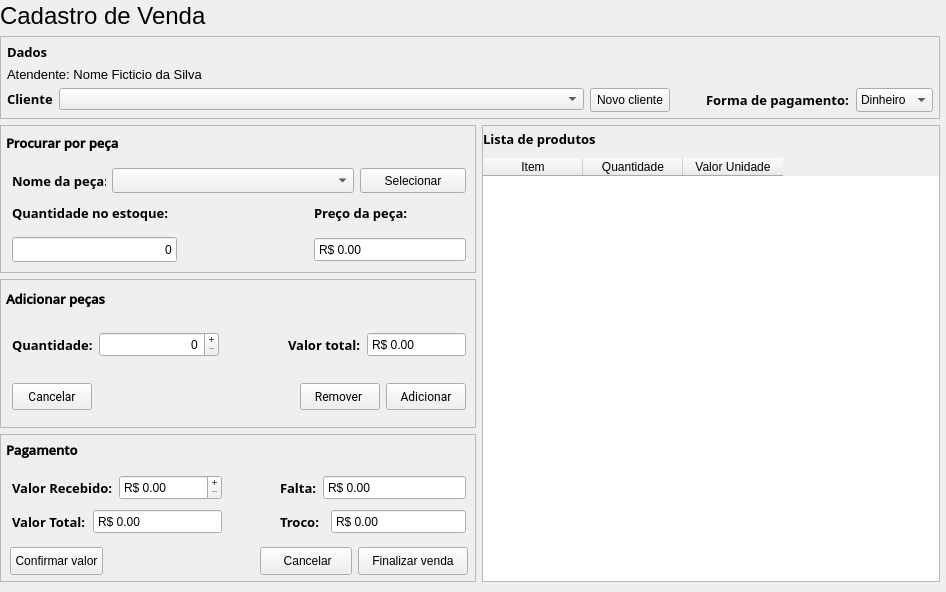
<?xml version="1.0" encoding="UTF-8"?>
<ui version="4.0">
 <class>Form</class>
 <widget class="QWidget" name="Form">
  <property name="geometry">
   <rect>
    <x>0</x>
    <y>0</y>
    <width>946</width>
    <height>592</height>
   </rect>
  </property>
  <property name="windowTitle">
   <string>Form</string>
  </property>
  <layout class="QVBoxLayout" name="verticalLayout_9">
   <property name="leftMargin">
    <number>0</number>
   </property>
   <property name="topMargin">
    <number>2</number>
   </property>
   <property name="rightMargin">
    <number>6</number>
   </property>
   <property name="bottomMargin">
    <number>4</number>
   </property>
   <item>
    <widget class="QLabel" name="title">
     <property name="font">
      <font>
       <family>MS Shell Dlg 2</family>
       <pointsize>18</pointsize>
      </font>
     </property>
     <property name="text">
      <string>Cadastro de Venda</string>
     </property>
    </widget>
   </item>
   <item>
    <widget class="QFrame" name="frame_data">
     <property name="frameShape">
      <enum>QFrame::StyledPanel</enum>
     </property>
     <property name="frameShadow">
      <enum>QFrame::Raised</enum>
     </property>
     <layout class="QVBoxLayout" name="verticalLayout_3">
      <property name="leftMargin">
       <number>6</number>
      </property>
      <property name="topMargin">
       <number>6</number>
      </property>
      <property name="rightMargin">
       <number>6</number>
      </property>
      <property name="bottomMargin">
       <number>6</number>
      </property>
      <item>
       <widget class="QLabel" name="label_13">
        <property name="font">
         <font>
          <family>Segoe UI Semilight</family>
          <pointsize>10</pointsize>
          <weight>75</weight>
          <bold>true</bold>
         </font>
        </property>
        <property name="text">
         <string>Dados</string>
        </property>
       </widget>
      </item>
      <item>
       <widget class="QLabel" name="attendantLabel">
        <property name="font">
         <font>
          <family>Segoe UI</family>
          <pointsize>10</pointsize>
         </font>
        </property>
        <property name="text">
         <string>Atendente: Nome Ficticio da Silva</string>
        </property>
       </widget>
      </item>
      <item>
       <layout class="QHBoxLayout" name="horizontalLayout_2">
        <item>
         <layout class="QFormLayout" name="layout_customer">
          <item row="0" column="0">
           <widget class="QLabel" name="customerLabel">
            <property name="font">
             <font>
              <family>Segoe UI Semibold</family>
              <pointsize>10</pointsize>
              <weight>75</weight>
              <bold>true</bold>
             </font>
            </property>
            <property name="text">
             <string>Cliente</string>
            </property>
           </widget>
          </item>
          <item row="0" column="1">
           <widget class="QComboBox" name="customer">
            <property name="sizePolicy">
             <sizepolicy hsizetype="MinimumExpanding" vsizetype="Fixed">
              <horstretch>0</horstretch>
              <verstretch>0</verstretch>
             </sizepolicy>
            </property>
            <property name="minimumSize">
             <size>
              <width>0</width>
              <height>0</height>
             </size>
            </property>
           </widget>
          </item>
         </layout>
        </item>
        <item>
         <widget class="QPushButton" name="Btn_newCustomer">
          <property name="minimumSize">
           <size>
            <width>78</width>
            <height>24</height>
           </size>
          </property>
          <property name="font">
           <font>
            <pointsize>9</pointsize>
           </font>
          </property>
          <property name="text">
           <string>Novo cliente</string>
          </property>
         </widget>
        </item>
        <item>
         <widget class="QFrame" name="frame_form_of_payment">
          <layout class="QHBoxLayout" name="frame_formOfPayment">
           <property name="spacing">
            <number>7</number>
           </property>
           <property name="leftMargin">
            <number>0</number>
           </property>
           <property name="topMargin">
            <number>0</number>
           </property>
           <property name="rightMargin">
            <number>0</number>
           </property>
           <property name="bottomMargin">
            <number>0</number>
           </property>
           <item>
            <spacer name="horizontalSpacer_3">
             <property name="orientation">
              <enum>Qt::Horizontal</enum>
             </property>
             <property name="sizeType">
              <enum>QSizePolicy::Preferred</enum>
             </property>
             <property name="sizeHint" stdset="0">
              <size>
               <width>30</width>
               <height>20</height>
              </size>
             </property>
            </spacer>
           </item>
           <item>
            <widget class="QLabel" name="form_of_payment_Label">
             <property name="font">
              <font>
               <family>Segoe UI Semibold</family>
               <pointsize>10</pointsize>
               <weight>75</weight>
               <bold>true</bold>
              </font>
             </property>
             <property name="text">
              <string>Forma de pagamento:</string>
             </property>
            </widget>
           </item>
           <item>
            <widget class="QComboBox" name="form_of_payment">
             <property name="sizePolicy">
              <sizepolicy hsizetype="Preferred" vsizetype="Fixed">
               <horstretch>0</horstretch>
               <verstretch>0</verstretch>
              </sizepolicy>
             </property>
             <property name="minimumSize">
              <size>
               <width>66</width>
               <height>24</height>
              </size>
             </property>
             <item>
              <property name="text">
               <string>Dinheiro</string>
              </property>
             </item>
             <item>
              <property name="text">
               <string>Cartão</string>
              </property>
             </item>
            </widget>
           </item>
          </layout>
         </widget>
        </item>
       </layout>
      </item>
     </layout>
    </widget>
   </item>
   <item>
    <layout class="QHBoxLayout" name="horizontalLayout_3">
     <item>
      <widget class="QFrame" name="frame_products">
       <property name="maximumSize">
        <size>
         <width>479</width>
         <height>16777215</height>
        </size>
       </property>
       <property name="frameShape">
        <enum>QFrame::NoFrame</enum>
       </property>
       <property name="frameShadow">
        <enum>QFrame::Raised</enum>
       </property>
       <layout class="QVBoxLayout" name="verticalLayout_8">
        <property name="spacing">
         <number>6</number>
        </property>
        <property name="leftMargin">
         <number>0</number>
        </property>
        <property name="topMargin">
         <number>0</number>
        </property>
        <property name="rightMargin">
         <number>0</number>
        </property>
        <property name="bottomMargin">
         <number>0</number>
        </property>
        <item>
         <widget class="QFrame" name="searchItem_2">
          <property name="frameShape">
           <enum>QFrame::StyledPanel</enum>
          </property>
          <layout class="QVBoxLayout" name="searchItem">
           <property name="spacing">
            <number>6</number>
           </property>
           <property name="leftMargin">
            <number>5</number>
           </property>
           <property name="topMargin">
            <number>4</number>
           </property>
           <property name="rightMargin">
            <number>3</number>
           </property>
           <property name="bottomMargin">
            <number>0</number>
           </property>
           <item>
            <widget class="QLabel" name="label_2">
             <property name="maximumSize">
              <size>
               <width>16777215</width>
               <height>26</height>
              </size>
             </property>
             <property name="font">
              <font>
               <family>Open Sans SemiBold</family>
               <pointsize>10</pointsize>
               <weight>75</weight>
               <bold>true</bold>
              </font>
             </property>
             <property name="text">
              <string>Procurar por peça</string>
             </property>
            </widget>
           </item>
           <item>
            <widget class="QFrame" name="frame">
             <layout class="QVBoxLayout" name="verticalLayout_6">
              <property name="leftMargin">
               <number>6</number>
              </property>
              <property name="topMargin">
               <number>6</number>
              </property>
              <property name="rightMargin">
               <number>6</number>
              </property>
              <property name="bottomMargin">
               <number>6</number>
              </property>
              <item>
               <layout class="QHBoxLayout" name="horizontalLayout">
                <item>
                 <widget class="QLabel" name="findProduct_Label">
                  <property name="maximumSize">
                   <size>
                    <width>94</width>
                    <height>16777215</height>
                   </size>
                  </property>
                  <property name="font">
                   <font>
                    <family>Segoe UI Semibold</family>
                    <pointsize>10</pointsize>
                    <weight>75</weight>
                    <bold>true</bold>
                   </font>
                  </property>
                  <property name="text">
                   <string>Nome da peça:</string>
                  </property>
                  <property name="scaledContents">
                   <bool>false</bool>
                  </property>
                  <property name="margin">
                   <number>0</number>
                  </property>
                 </widget>
                </item>
                <item>
                 <widget class="QComboBox" name="findProduct">
                  <property name="minimumSize">
                   <size>
                    <width>0</width>
                    <height>25</height>
                   </size>
                  </property>
                  <property name="font">
                   <font>
                    <pointsize>9</pointsize>
                   </font>
                  </property>
                 </widget>
                </item>
                <item>
                 <widget class="QPushButton" name="Btn_select">
                  <property name="minimumSize">
                   <size>
                    <width>0</width>
                    <height>25</height>
                   </size>
                  </property>
                  <property name="maximumSize">
                   <size>
                    <width>106</width>
                    <height>16777215</height>
                   </size>
                  </property>
                  <property name="font">
                   <font>
                    <pointsize>9</pointsize>
                   </font>
                  </property>
                  <property name="text">
                   <string>Selecionar</string>
                  </property>
                 </widget>
                </item>
               </layout>
              </item>
              <item>
               <widget class="QFrame" name="frame_productData">
                <layout class="QHBoxLayout" name="horizontalLayout_10">
                 <property name="leftMargin">
                  <number>0</number>
                 </property>
                 <property name="topMargin">
                  <number>0</number>
                 </property>
                 <property name="rightMargin">
                  <number>0</number>
                 </property>
                 <property name="bottomMargin">
                  <number>4</number>
                 </property>
                 <item>
                  <layout class="QVBoxLayout" name="layout_stockQuantity">
                   <property name="spacing">
                    <number>11</number>
                   </property>
                   <item>
                    <widget class="QLabel" name="stockQuantity_Label">
                     <property name="font">
                      <font>
                       <family>Segoe UI Semibold</family>
                       <pointsize>10</pointsize>
                       <weight>75</weight>
                       <bold>true</bold>
                      </font>
                     </property>
                     <property name="text">
                      <string>Quantidade no estoque:</string>
                     </property>
                    </widget>
                   </item>
                   <item>
                    <widget class="QLineEdit" name="stockQuantity">
                     <property name="minimumSize">
                      <size>
                       <width>0</width>
                       <height>25</height>
                      </size>
                     </property>
                     <property name="font">
                      <font>
                       <pointsize>9</pointsize>
                      </font>
                     </property>
                     <property name="text">
                      <string>0</string>
                     </property>
                     <property name="alignment">
                      <set>Qt::AlignRight|Qt::AlignTrailing|Qt::AlignVCenter</set>
                     </property>
                     <property name="readOnly">
                      <bool>true</bool>
                     </property>
                    </widget>
                   </item>
                  </layout>
                 </item>
                 <item>
                  <spacer name="horizontalSpacer_4">
                   <property name="orientation">
                    <enum>Qt::Horizontal</enum>
                   </property>
                   <property name="sizeType">
                    <enum>QSizePolicy::Preferred</enum>
                   </property>
                   <property name="sizeHint" stdset="0">
                    <size>
                     <width>131</width>
                     <height>20</height>
                    </size>
                   </property>
                  </spacer>
                 </item>
                 <item>
                  <widget class="QFrame" name="frame_itemPrice">
                   <property name="minimumSize">
                    <size>
                     <width>152</width>
                     <height>0</height>
                    </size>
                   </property>
                   <layout class="QVBoxLayout" name="layout_productPrice">
                    <property name="spacing">
                     <number>11</number>
                    </property>
                    <property name="leftMargin">
                     <number>0</number>
                    </property>
                    <property name="topMargin">
                     <number>0</number>
                    </property>
                    <property name="rightMargin">
                     <number>0</number>
                    </property>
                    <property name="bottomMargin">
                     <number>0</number>
                    </property>
                    <item>
                     <widget class="QLabel" name="productPrice_Label">
                      <property name="font">
                       <font>
                        <family>Segoe UI Semibold</family>
                        <pointsize>10</pointsize>
                        <weight>75</weight>
                        <bold>true</bold>
                       </font>
                      </property>
                      <property name="text">
                       <string>Preço da peça:</string>
                      </property>
                     </widget>
                    </item>
                    <item>
                     <widget class="QDoubleSpinBox" name="itemPrice">
                      <property name="minimumSize">
                       <size>
                        <width>0</width>
                        <height>25</height>
                       </size>
                      </property>
                      <property name="font">
                       <font>
                        <pointsize>9</pointsize>
                       </font>
                      </property>
                      <property name="readOnly">
                       <bool>true</bool>
                      </property>
                      <property name="buttonSymbols">
                       <enum>QAbstractSpinBox::NoButtons</enum>
                      </property>
                      <property name="prefix">
                       <string>R$ </string>
                      </property>
                      <property name="maximum">
                       <double>1000000000.000000000000000</double>
                      </property>
                     </widget>
                    </item>
                   </layout>
                  </widget>
                 </item>
                </layout>
               </widget>
              </item>
             </layout>
            </widget>
           </item>
          </layout>
         </widget>
        </item>
        <item>
         <widget class="QFrame" name="addProduct">
          <property name="frameShape">
           <enum>QFrame::StyledPanel</enum>
          </property>
          <layout class="QVBoxLayout" name="verticalLayout_4">
           <property name="spacing">
            <number>6</number>
           </property>
           <property name="leftMargin">
            <number>5</number>
           </property>
           <property name="topMargin">
            <number>4</number>
           </property>
           <property name="rightMargin">
            <number>3</number>
           </property>
           <property name="bottomMargin">
            <number>0</number>
           </property>
           <item>
            <widget class="QLabel" name="label">
             <property name="maximumSize">
              <size>
               <width>16777215</width>
               <height>30</height>
              </size>
             </property>
             <property name="font">
              <font>
               <family>Open Sans SemiBold</family>
               <pointsize>10</pointsize>
               <weight>75</weight>
               <bold>true</bold>
              </font>
             </property>
             <property name="text">
              <string>Adicionar peças</string>
             </property>
            </widget>
           </item>
           <item>
            <widget class="QFrame" name="frame_addProduct">
             <layout class="QVBoxLayout" name="verticalLayout">
              <property name="spacing">
               <number>4</number>
              </property>
              <property name="leftMargin">
               <number>6</number>
              </property>
              <property name="topMargin">
               <number>6</number>
              </property>
              <property name="rightMargin">
               <number>6</number>
              </property>
              <property name="bottomMargin">
               <number>6</number>
              </property>
              <item>
               <widget class="QFrame" name="frame_value_products">
                <layout class="QHBoxLayout" name="horizontalLayout_8">
                 <property name="leftMargin">
                  <number>0</number>
                 </property>
                 <property name="topMargin">
                  <number>0</number>
                 </property>
                 <property name="rightMargin">
                  <number>0</number>
                 </property>
                 <item>
                  <layout class="QHBoxLayout" name="layout_productsQuantity">
                   <property name="leftMargin">
                    <number>0</number>
                   </property>
                   <item>
                    <widget class="QLabel" name="productsQuantity_Label">
                     <property name="minimumSize">
                      <size>
                       <width>0</width>
                       <height>0</height>
                      </size>
                     </property>
                     <property name="maximumSize">
                      <size>
                       <width>16777215</width>
                       <height>16777215</height>
                      </size>
                     </property>
                     <property name="font">
                      <font>
                       <family>Segoe UI Semibold</family>
                       <pointsize>10</pointsize>
                       <weight>75</weight>
                       <bold>true</bold>
                      </font>
                     </property>
                     <property name="text">
                      <string>Quantidade:</string>
                     </property>
                     <property name="scaledContents">
                      <bool>false</bool>
                     </property>
                     <property name="margin">
                      <number>0</number>
                     </property>
                     <property name="indent">
                      <number>-1</number>
                     </property>
                    </widget>
                   </item>
                   <item>
                    <widget class="QSpinBox" name="productsQuantity">
                     <property name="minimumSize">
                      <size>
                       <width>120</width>
                       <height>25</height>
                      </size>
                     </property>
                     <property name="font">
                      <font>
                       <pointsize>9</pointsize>
                      </font>
                     </property>
                     <property name="layoutDirection">
                      <enum>Qt::LeftToRight</enum>
                     </property>
                     <property name="alignment">
                      <set>Qt::AlignRight|Qt::AlignTrailing|Qt::AlignVCenter</set>
                     </property>
                     <property name="buttonSymbols">
                      <enum>QAbstractSpinBox::PlusMinus</enum>
                     </property>
                     <property name="maximum">
                      <number>10000000</number>
                     </property>
                    </widget>
                   </item>
                  </layout>
                 </item>
                 <item>
                  <spacer name="horizontalSpacer_2">
                   <property name="orientation">
                    <enum>Qt::Horizontal</enum>
                   </property>
                   <property name="sizeHint" stdset="0">
                    <size>
                     <width>40</width>
                     <height>20</height>
                    </size>
                   </property>
                  </spacer>
                 </item>
                 <item>
                  <widget class="QFrame" name="frame_totalValue">
                   <layout class="QHBoxLayout" name="layout_totalValue">
                    <property name="spacing">
                     <number>6</number>
                    </property>
                    <property name="leftMargin">
                     <number>0</number>
                    </property>
                    <property name="topMargin">
                     <number>0</number>
                    </property>
                    <property name="rightMargin">
                     <number>0</number>
                    </property>
                    <property name="bottomMargin">
                     <number>0</number>
                    </property>
                    <item>
                     <widget class="QLabel" name="totalValue_Label">
                      <property name="font">
                       <font>
                        <family>Segoe UI Semibold</family>
                        <pointsize>10</pointsize>
                        <weight>75</weight>
                        <bold>true</bold>
                       </font>
                      </property>
                      <property name="text">
                       <string>Valor total:</string>
                      </property>
                     </widget>
                    </item>
                    <item>
                     <widget class="QDoubleSpinBox" name="itemsValue">
                      <property name="minimumSize">
                       <size>
                        <width>99</width>
                        <height>25</height>
                       </size>
                      </property>
                      <property name="font">
                       <font>
                        <pointsize>9</pointsize>
                       </font>
                      </property>
                      <property name="readOnly">
                       <bool>true</bool>
                      </property>
                      <property name="buttonSymbols">
                       <enum>QAbstractSpinBox::NoButtons</enum>
                      </property>
                      <property name="prefix">
                       <string>R$ </string>
                      </property>
                      <property name="maximum">
                       <double>1000000.000000000000000</double>
                      </property>
                     </widget>
                    </item>
                   </layout>
                  </widget>
                 </item>
                </layout>
               </widget>
              </item>
              <item>
               <widget class="QFrame" name="frame_cancelInsert">
                <layout class="QHBoxLayout" name="horizontalLayout_5">
                 <property name="leftMargin">
                  <number>0</number>
                 </property>
                 <property name="topMargin">
                  <number>0</number>
                 </property>
                 <property name="rightMargin">
                  <number>0</number>
                 </property>
                 <property name="bottomMargin">
                  <number>4</number>
                 </property>
                 <item>
                  <widget class="QPushButton" name="Btn_cancelInsert">
                   <property name="minimumSize">
                    <size>
                     <width>78</width>
                     <height>27</height>
                    </size>
                   </property>
                   <property name="font">
                    <font>
                     <family>Roboto</family>
                     <pointsize>9</pointsize>
                    </font>
                   </property>
                   <property name="text">
                    <string>Cancelar</string>
                   </property>
                  </widget>
                 </item>
                 <item>
                  <spacer name="horizontalSpacer">
                   <property name="orientation">
                    <enum>Qt::Horizontal</enum>
                   </property>
                   <property name="sizeType">
                    <enum>QSizePolicy::Expanding</enum>
                   </property>
                   <property name="sizeHint" stdset="0">
                    <size>
                     <width>54</width>
                     <height>20</height>
                    </size>
                   </property>
                  </spacer>
                 </item>
                 <item>
                  <widget class="QPushButton" name="Btn_remove">
                   <property name="minimumSize">
                    <size>
                     <width>78</width>
                     <height>27</height>
                    </size>
                   </property>
                   <property name="font">
                    <font>
                     <family>Roboto</family>
                     <pointsize>9</pointsize>
                    </font>
                   </property>
                   <property name="text">
                    <string>Remover </string>
                   </property>
                  </widget>
                 </item>
                 <item>
                  <widget class="QPushButton" name="Btn_add">
                   <property name="minimumSize">
                    <size>
                     <width>78</width>
                     <height>27</height>
                    </size>
                   </property>
                   <property name="font">
                    <font>
                     <family>Roboto</family>
                     <pointsize>9</pointsize>
                    </font>
                   </property>
                   <property name="text">
                    <string>Adicionar</string>
                   </property>
                  </widget>
                 </item>
                </layout>
               </widget>
              </item>
             </layout>
            </widget>
           </item>
          </layout>
         </widget>
        </item>
        <item>
         <widget class="QFrame" name="frame_payment">
          <property name="frameShape">
           <enum>QFrame::StyledPanel</enum>
          </property>
          <property name="frameShadow">
           <enum>QFrame::Raised</enum>
          </property>
          <layout class="QVBoxLayout" name="verticalLayout_7">
           <property name="leftMargin">
            <number>5</number>
           </property>
           <property name="topMargin">
            <number>4</number>
           </property>
           <property name="rightMargin">
            <number>3</number>
           </property>
           <property name="bottomMargin">
            <number>4</number>
           </property>
           <item>
            <widget class="QLabel" name="label_17">
             <property name="maximumSize">
              <size>
               <width>16777215</width>
               <height>21</height>
              </size>
             </property>
             <property name="font">
              <font>
               <family>Open Sans SemiBold</family>
               <pointsize>10</pointsize>
               <weight>75</weight>
               <bold>true</bold>
              </font>
             </property>
             <property name="text">
              <string>Pagamento</string>
             </property>
            </widget>
           </item>
           <item>
            <widget class="QFrame" name="frame_paymentData">
             <layout class="QHBoxLayout" name="horizontalLayout_13">
              <property name="leftMargin">
               <number>6</number>
              </property>
              <property name="topMargin">
               <number>6</number>
              </property>
              <property name="rightMargin">
               <number>6</number>
              </property>
              <property name="bottomMargin">
               <number>3</number>
              </property>
              <item>
               <widget class="QFrame" name="frame_03">
                <property name="minimumSize">
                 <size>
                  <width>204</width>
                  <height>0</height>
                 </size>
                </property>
                <layout class="QVBoxLayout" name="verticalLayout_2">
                 <property name="leftMargin">
                  <number>0</number>
                 </property>
                 <property name="topMargin">
                  <number>0</number>
                 </property>
                 <property name="rightMargin">
                  <number>0</number>
                 </property>
                 <property name="bottomMargin">
                  <number>0</number>
                 </property>
                 <item>
                  <layout class="QHBoxLayout" name="horizontalLayout_4">
                   <item>
                    <widget class="QLabel" name="label_11">
                     <property name="font">
                      <font>
                       <family>Segoe UI Semibold</family>
                       <pointsize>10</pointsize>
                       <weight>75</weight>
                       <bold>true</bold>
                      </font>
                     </property>
                     <property name="text">
                      <string>Valor Recebido:</string>
                     </property>
                    </widget>
                   </item>
                   <item>
                    <widget class="QDoubleSpinBox" name="doubleSpinBox">
                     <property name="minimumSize">
                      <size>
                       <width>0</width>
                       <height>25</height>
                      </size>
                     </property>
                     <property name="readOnly">
                      <bool>false</bool>
                     </property>
                     <property name="buttonSymbols">
                      <enum>QAbstractSpinBox::PlusMinus</enum>
                     </property>
                     <property name="prefix">
                      <string>R$ </string>
                     </property>
                     <property name="maximum">
                      <double>1000000.000000000000000</double>
                     </property>
                    </widget>
                   </item>
                  </layout>
                 </item>
                 <item>
                  <layout class="QHBoxLayout" name="horizontalLayout_7">
                   <item>
                    <widget class="QLabel" name="label_21">
                     <property name="maximumSize">
                      <size>
                       <width>75</width>
                       <height>16777215</height>
                      </size>
                     </property>
                     <property name="font">
                      <font>
                       <family>Segoe UI Semibold</family>
                       <pointsize>10</pointsize>
                       <weight>75</weight>
                       <bold>true</bold>
                      </font>
                     </property>
                     <property name="text">
                      <string>Valor Total:</string>
                     </property>
                    </widget>
                   </item>
                   <item>
                    <widget class="QDoubleSpinBox" name="totalValue">
                     <property name="minimumSize">
                      <size>
                       <width>109</width>
                       <height>25</height>
                      </size>
                     </property>
                     <property name="readOnly">
                      <bool>true</bool>
                     </property>
                     <property name="buttonSymbols">
                      <enum>QAbstractSpinBox::NoButtons</enum>
                     </property>
                     <property name="prefix">
                      <string>R$ </string>
                     </property>
                     <property name="maximum">
                      <double>1000000.000000000000000</double>
                     </property>
                    </widget>
                   </item>
                  </layout>
                 </item>
                </layout>
               </widget>
              </item>
              <item>
               <spacer name="horizontalSpacer_7">
                <property name="orientation">
                 <enum>Qt::Horizontal</enum>
                </property>
                <property name="sizeType">
                 <enum>QSizePolicy::Preferred</enum>
                </property>
                <property name="sizeHint" stdset="0">
                 <size>
                  <width>52</width>
                  <height>17</height>
                 </size>
                </property>
               </spacer>
              </item>
              <item>
               <widget class="QFrame" name="frame_2">
                <property name="minimumSize">
                 <size>
                  <width>186</width>
                  <height>0</height>
                 </size>
                </property>
                <property name="maximumSize">
                 <size>
                  <width>193</width>
                  <height>16777215</height>
                 </size>
                </property>
                <layout class="QVBoxLayout" name="verticalLayout_5">
                 <property name="leftMargin">
                  <number>0</number>
                 </property>
                 <property name="topMargin">
                  <number>0</number>
                 </property>
                 <property name="rightMargin">
                  <number>0</number>
                 </property>
                 <property name="bottomMargin">
                  <number>0</number>
                 </property>
                 <item>
                  <layout class="QHBoxLayout" name="horizontalLayout_6">
                   <item>
                    <widget class="QLabel" name="label_22">
                     <property name="maximumSize">
                      <size>
                       <width>37</width>
                       <height>16777215</height>
                      </size>
                     </property>
                     <property name="font">
                      <font>
                       <family>Segoe UI Semibold</family>
                       <pointsize>10</pointsize>
                       <weight>75</weight>
                       <bold>true</bold>
                      </font>
                     </property>
                     <property name="text">
                      <string>Falta:</string>
                     </property>
                    </widget>
                   </item>
                   <item>
                    <widget class="QDoubleSpinBox" name="doubleSpinBox_3">
                     <property name="minimumSize">
                      <size>
                       <width>0</width>
                       <height>25</height>
                      </size>
                     </property>
                     <property name="font">
                      <font>
                       <pointsize>9</pointsize>
                      </font>
                     </property>
                     <property name="readOnly">
                      <bool>true</bool>
                     </property>
                     <property name="buttonSymbols">
                      <enum>QAbstractSpinBox::NoButtons</enum>
                     </property>
                     <property name="prefix">
                      <string>R$ </string>
                     </property>
                     <property name="maximum">
                      <double>1000000.000000000000000</double>
                     </property>
                    </widget>
                   </item>
                  </layout>
                 </item>
                 <item>
                  <layout class="QHBoxLayout" name="horizontalLayout_9">
                   <item>
                    <widget class="QLabel" name="label_20">
                     <property name="maximumSize">
                      <size>
                       <width>45</width>
                       <height>16777215</height>
                      </size>
                     </property>
                     <property name="font">
                      <font>
                       <family>Segoe UI Semibold</family>
                       <pointsize>10</pointsize>
                       <weight>75</weight>
                       <bold>true</bold>
                      </font>
                     </property>
                     <property name="text">
                      <string>Troco:</string>
                     </property>
                    </widget>
                   </item>
                   <item>
                    <widget class="QDoubleSpinBox" name="doubleSpinBox_4">
                     <property name="minimumSize">
                      <size>
                       <width>0</width>
                       <height>25</height>
                      </size>
                     </property>
                     <property name="maximumSize">
                      <size>
                       <width>16777215</width>
                       <height>16777215</height>
                      </size>
                     </property>
                     <property name="font">
                      <font>
                       <pointsize>9</pointsize>
                      </font>
                     </property>
                     <property name="readOnly">
                      <bool>true</bool>
                     </property>
                     <property name="buttonSymbols">
                      <enum>QAbstractSpinBox::NoButtons</enum>
                     </property>
                     <property name="prefix">
                      <string>R$ </string>
                     </property>
                     <property name="maximum">
                      <double>1000000.000000000000000</double>
                     </property>
                    </widget>
                   </item>
                  </layout>
                 </item>
                </layout>
               </widget>
              </item>
             </layout>
            </widget>
           </item>
           <item>
            <layout class="QHBoxLayout" name="horizontalLayout_11">
             <property name="leftMargin">
              <number>4</number>
             </property>
             <property name="rightMargin">
              <number>4</number>
             </property>
             <property name="bottomMargin">
              <number>2</number>
             </property>
             <item>
              <widget class="QPushButton" name="Btn_confirmValue">
               <property name="minimumSize">
                <size>
                 <width>91</width>
                 <height>28</height>
                </size>
               </property>
               <property name="font">
                <font>
                 <pointsize>9</pointsize>
                </font>
               </property>
               <property name="text">
                <string>Confirmar valor</string>
               </property>
              </widget>
             </item>
             <item>
              <spacer name="horizontalSpacer_5">
               <property name="orientation">
                <enum>Qt::Horizontal</enum>
               </property>
               <property name="sizeType">
                <enum>QSizePolicy::Preferred</enum>
               </property>
               <property name="sizeHint" stdset="0">
                <size>
                 <width>151</width>
                 <height>20</height>
                </size>
               </property>
              </spacer>
             </item>
             <item>
              <widget class="QPushButton" name="Btn_cancel">
               <property name="sizePolicy">
                <sizepolicy hsizetype="Minimum" vsizetype="Fixed">
                 <horstretch>0</horstretch>
                 <verstretch>0</verstretch>
                </sizepolicy>
               </property>
               <property name="minimumSize">
                <size>
                 <width>0</width>
                 <height>28</height>
                </size>
               </property>
               <property name="maximumSize">
                <size>
                 <width>16777215</width>
                 <height>16777215</height>
                </size>
               </property>
               <property name="font">
                <font>
                 <pointsize>9</pointsize>
                </font>
               </property>
               <property name="text">
                <string> Cancelar</string>
               </property>
              </widget>
             </item>
             <item>
              <widget class="QPushButton" name="Btn_finish">
               <property name="sizePolicy">
                <sizepolicy hsizetype="Preferred" vsizetype="Fixed">
                 <horstretch>0</horstretch>
                 <verstretch>0</verstretch>
                </sizepolicy>
               </property>
               <property name="minimumSize">
                <size>
                 <width>110</width>
                 <height>28</height>
                </size>
               </property>
               <property name="maximumSize">
                <size>
                 <width>16777215</width>
                 <height>16777215</height>
                </size>
               </property>
               <property name="font">
                <font>
                 <pointsize>9</pointsize>
                </font>
               </property>
               <property name="text">
                <string>Finalizar venda</string>
               </property>
              </widget>
             </item>
            </layout>
           </item>
          </layout>
         </widget>
        </item>
       </layout>
      </widget>
     </item>
     <item>
      <widget class="QFrame" name="frame_productsList">
       <property name="frameShape">
        <enum>QFrame::StyledPanel</enum>
       </property>
       <layout class="QVBoxLayout" name="verticalLayout_14">
        <property name="spacing">
         <number>6</number>
        </property>
        <property name="leftMargin">
         <number>0</number>
        </property>
        <property name="topMargin">
         <number>0</number>
        </property>
        <property name="rightMargin">
         <number>0</number>
        </property>
        <property name="bottomMargin">
         <number>0</number>
        </property>
        <item>
         <widget class="QLabel" name="products_Label">
          <property name="minimumSize">
           <size>
            <width>0</width>
            <height>26</height>
           </size>
          </property>
          <property name="baseSize">
           <size>
            <width>0</width>
            <height>0</height>
           </size>
          </property>
          <property name="font">
           <font>
            <family>Segoe UI Semilight</family>
            <pointsize>10</pointsize>
            <weight>75</weight>
            <bold>true</bold>
           </font>
          </property>
          <property name="lineWidth">
           <number>0</number>
          </property>
          <property name="text">
           <string>Lista de produtos</string>
          </property>
          <property name="scaledContents">
           <bool>false</bool>
          </property>
          <property name="alignment">
           <set>Qt::AlignLeading|Qt::AlignLeft|Qt::AlignVCenter</set>
          </property>
          <property name="margin">
           <number>0</number>
          </property>
          <property name="indent">
           <number>-1</number>
          </property>
         </widget>
        </item>
        <item>
         <widget class="QTableWidget" name="table">
          <property name="frameShape">
           <enum>QFrame::NoFrame</enum>
          </property>
          <property name="frameShadow">
           <enum>QFrame::Raised</enum>
          </property>
          <column>
           <property name="text">
            <string>Item</string>
           </property>
          </column>
          <column>
           <property name="text">
            <string>Quantidade</string>
           </property>
          </column>
          <column>
           <property name="text">
            <string>Valor Unidade</string>
           </property>
          </column>
         </widget>
        </item>
       </layout>
      </widget>
     </item>
    </layout>
   </item>
   <item>
    <widget class="QFrame" name="frame_finishButtons">
     <layout class="QHBoxLayout" name="horizontalLayout_12">
      <property name="topMargin">
       <number>0</number>
      </property>
      <property name="bottomMargin">
       <number>0</number>
      </property>
     </layout>
    </widget>
   </item>
  </layout>
 </widget>
 <resources/>
 <connections/>
</ui>
